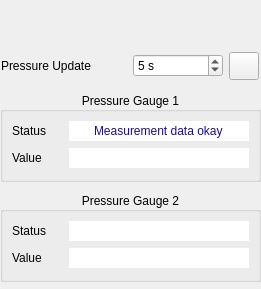
<?xml version="1.0" encoding="UTF-8"?>
<ui version="4.0">
 <class>PGaugeWidgetObject</class>
 <widget class="QWidget" name="PGaugeWidgetObject">
  <property name="geometry">
   <rect>
    <x>0</x>
    <y>0</y>
    <width>261</width>
    <height>289</height>
   </rect>
  </property>
  <property name="palette">
   <palette>
    <active>
     <colorrole role="WindowText">
      <brush brushstyle="SolidPattern">
       <color alpha="255">
        <red>0</red>
        <green>0</green>
        <blue>0</blue>
       </color>
      </brush>
     </colorrole>
     <colorrole role="Dark">
      <brush brushstyle="SolidPattern">
       <color alpha="255">
        <red>61</red>
        <green>61</green>
        <blue>61</blue>
       </color>
      </brush>
     </colorrole>
     <colorrole role="Text">
      <brush brushstyle="SolidPattern">
       <color alpha="255">
        <red>0</red>
        <green>0</green>
        <blue>0</blue>
       </color>
      </brush>
     </colorrole>
     <colorrole role="ButtonText">
      <brush brushstyle="SolidPattern">
       <color alpha="255">
        <red>0</red>
        <green>0</green>
        <blue>0</blue>
       </color>
      </brush>
     </colorrole>
    </active>
    <inactive>
     <colorrole role="WindowText">
      <brush brushstyle="SolidPattern">
       <color alpha="255">
        <red>0</red>
        <green>0</green>
        <blue>0</blue>
       </color>
      </brush>
     </colorrole>
     <colorrole role="Dark">
      <brush brushstyle="SolidPattern">
       <color alpha="255">
        <red>61</red>
        <green>61</green>
        <blue>61</blue>
       </color>
      </brush>
     </colorrole>
     <colorrole role="Text">
      <brush brushstyle="SolidPattern">
       <color alpha="255">
        <red>0</red>
        <green>0</green>
        <blue>0</blue>
       </color>
      </brush>
     </colorrole>
     <colorrole role="ButtonText">
      <brush brushstyle="SolidPattern">
       <color alpha="255">
        <red>0</red>
        <green>0</green>
        <blue>0</blue>
       </color>
      </brush>
     </colorrole>
    </inactive>
    <disabled>
     <colorrole role="WindowText">
      <brush brushstyle="SolidPattern">
       <color alpha="255">
        <red>61</red>
        <green>61</green>
        <blue>61</blue>
       </color>
      </brush>
     </colorrole>
     <colorrole role="Dark">
      <brush brushstyle="SolidPattern">
       <color alpha="255">
        <red>61</red>
        <green>61</green>
        <blue>61</blue>
       </color>
      </brush>
     </colorrole>
     <colorrole role="Text">
      <brush brushstyle="SolidPattern">
       <color alpha="255">
        <red>61</red>
        <green>61</green>
        <blue>61</blue>
       </color>
      </brush>
     </colorrole>
     <colorrole role="ButtonText">
      <brush brushstyle="SolidPattern">
       <color alpha="255">
        <red>61</red>
        <green>61</green>
        <blue>61</blue>
       </color>
      </brush>
     </colorrole>
    </disabled>
   </palette>
  </property>
  <property name="windowTitle">
   <string>Form</string>
  </property>
  <widget class="QWidget" name="layoutWidget">
   <property name="geometry">
    <rect>
     <x>0</x>
     <y>92</y>
     <width>261</width>
     <height>190</height>
    </rect>
   </property>
   <layout class="QVBoxLayout" name="verticalLayout_3">
    <property name="spacing">
     <number>5</number>
    </property>
    <property name="sizeConstraint">
     <enum>QLayout::SetNoConstraint</enum>
    </property>
    <item>
     <widget class="QGroupBox" name="gauge1box">
      <property name="sizePolicy">
       <sizepolicy hsizetype="Ignored" vsizetype="Ignored">
        <horstretch>0</horstretch>
        <verstretch>0</verstretch>
       </sizepolicy>
      </property>
      <property name="font">
       <font>
        <weight>50</weight>
        <bold>false</bold>
       </font>
      </property>
      <property name="title">
       <string>Pressure Gauge 1</string>
      </property>
      <property name="alignment">
       <set>Qt::AlignCenter</set>
      </property>
      <property name="flat">
       <bool>false</bool>
      </property>
      <layout class="QGridLayout" name="gridLayout">
       <property name="leftMargin">
        <number>9</number>
       </property>
       <property name="topMargin">
        <number>6</number>
       </property>
       <property name="bottomMargin">
        <number>6</number>
       </property>
       <property name="verticalSpacing">
        <number>4</number>
       </property>
       <item row="0" column="2">
        <widget class="QLabel" name="Pos">
         <property name="sizePolicy">
          <sizepolicy hsizetype="Ignored" vsizetype="Ignored">
           <horstretch>0</horstretch>
           <verstretch>0</verstretch>
          </sizepolicy>
         </property>
         <property name="text">
          <string>Status</string>
         </property>
        </widget>
       </item>
       <item row="0" column="3">
        <widget class="QLineEdit" name="pStatusDisplay">
         <property name="sizePolicy">
          <sizepolicy hsizetype="Fixed" vsizetype="Fixed">
           <horstretch>0</horstretch>
           <verstretch>0</verstretch>
          </sizepolicy>
         </property>
         <property name="minimumSize">
          <size>
           <width>180</width>
           <height>0</height>
          </size>
         </property>
         <property name="palette">
          <palette>
           <active>
            <colorrole role="WindowText">
             <brush brushstyle="SolidPattern">
              <color alpha="255">
               <red>0</red>
               <green>0</green>
               <blue>0</blue>
              </color>
             </brush>
            </colorrole>
            <colorrole role="Text">
             <brush brushstyle="SolidPattern">
              <color alpha="255">
               <red>27</red>
               <green>13</green>
               <blue>139</blue>
              </color>
             </brush>
            </colorrole>
            <colorrole role="ButtonText">
             <brush brushstyle="SolidPattern">
              <color alpha="255">
               <red>0</red>
               <green>0</green>
               <blue>0</blue>
              </color>
             </brush>
            </colorrole>
           </active>
           <inactive>
            <colorrole role="WindowText">
             <brush brushstyle="SolidPattern">
              <color alpha="255">
               <red>0</red>
               <green>0</green>
               <blue>0</blue>
              </color>
             </brush>
            </colorrole>
            <colorrole role="Text">
             <brush brushstyle="SolidPattern">
              <color alpha="255">
               <red>27</red>
               <green>13</green>
               <blue>139</blue>
              </color>
             </brush>
            </colorrole>
            <colorrole role="ButtonText">
             <brush brushstyle="SolidPattern">
              <color alpha="255">
               <red>0</red>
               <green>0</green>
               <blue>0</blue>
              </color>
             </brush>
            </colorrole>
           </inactive>
           <disabled>
            <colorrole role="WindowText">
             <brush brushstyle="SolidPattern">
              <color alpha="255">
               <red>170</red>
               <green>170</green>
               <blue>255</blue>
              </color>
             </brush>
            </colorrole>
            <colorrole role="Text">
             <brush brushstyle="SolidPattern">
              <color alpha="255">
               <red>170</red>
               <green>170</green>
               <blue>255</blue>
              </color>
             </brush>
            </colorrole>
            <colorrole role="ButtonText">
             <brush brushstyle="SolidPattern">
              <color alpha="255">
               <red>170</red>
               <green>170</green>
               <blue>255</blue>
              </color>
             </brush>
            </colorrole>
           </disabled>
          </palette>
         </property>
         <property name="text">
          <string>Measurement data okay</string>
         </property>
         <property name="frame">
          <bool>false</bool>
         </property>
         <property name="alignment">
          <set>Qt::AlignCenter</set>
         </property>
         <property name="readOnly">
          <bool>true</bool>
         </property>
        </widget>
       </item>
       <item row="2" column="3">
        <widget class="QLineEdit" name="pValueDisplay">
         <property name="sizePolicy">
          <sizepolicy hsizetype="Fixed" vsizetype="Fixed">
           <horstretch>0</horstretch>
           <verstretch>0</verstretch>
          </sizepolicy>
         </property>
         <property name="minimumSize">
          <size>
           <width>180</width>
           <height>0</height>
          </size>
         </property>
         <property name="palette">
          <palette>
           <active>
            <colorrole role="WindowText">
             <brush brushstyle="SolidPattern">
              <color alpha="255">
               <red>0</red>
               <green>0</green>
               <blue>0</blue>
              </color>
             </brush>
            </colorrole>
            <colorrole role="Text">
             <brush brushstyle="SolidPattern">
              <color alpha="255">
               <red>27</red>
               <green>13</green>
               <blue>139</blue>
              </color>
             </brush>
            </colorrole>
            <colorrole role="ButtonText">
             <brush brushstyle="SolidPattern">
              <color alpha="255">
               <red>0</red>
               <green>0</green>
               <blue>0</blue>
              </color>
             </brush>
            </colorrole>
           </active>
           <inactive>
            <colorrole role="WindowText">
             <brush brushstyle="SolidPattern">
              <color alpha="255">
               <red>0</red>
               <green>0</green>
               <blue>0</blue>
              </color>
             </brush>
            </colorrole>
            <colorrole role="Text">
             <brush brushstyle="SolidPattern">
              <color alpha="255">
               <red>27</red>
               <green>13</green>
               <blue>139</blue>
              </color>
             </brush>
            </colorrole>
            <colorrole role="ButtonText">
             <brush brushstyle="SolidPattern">
              <color alpha="255">
               <red>0</red>
               <green>0</green>
               <blue>0</blue>
              </color>
             </brush>
            </colorrole>
           </inactive>
           <disabled>
            <colorrole role="WindowText">
             <brush brushstyle="SolidPattern">
              <color alpha="255">
               <red>170</red>
               <green>170</green>
               <blue>255</blue>
              </color>
             </brush>
            </colorrole>
            <colorrole role="Text">
             <brush brushstyle="SolidPattern">
              <color alpha="255">
               <red>170</red>
               <green>170</green>
               <blue>255</blue>
              </color>
             </brush>
            </colorrole>
            <colorrole role="ButtonText">
             <brush brushstyle="SolidPattern">
              <color alpha="255">
               <red>170</red>
               <green>170</green>
               <blue>255</blue>
              </color>
             </brush>
            </colorrole>
           </disabled>
          </palette>
         </property>
         <property name="frame">
          <bool>false</bool>
         </property>
         <property name="alignment">
          <set>Qt::AlignCenter</set>
         </property>
         <property name="readOnly">
          <bool>true</bool>
         </property>
        </widget>
       </item>
       <item row="2" column="2">
        <widget class="QLabel" name="Pos_2">
         <property name="sizePolicy">
          <sizepolicy hsizetype="Ignored" vsizetype="Ignored">
           <horstretch>0</horstretch>
           <verstretch>0</verstretch>
          </sizepolicy>
         </property>
         <property name="text">
          <string>Value</string>
         </property>
        </widget>
       </item>
      </layout>
     </widget>
    </item>
    <item>
     <spacer name="verticalSpacer">
      <property name="orientation">
       <enum>Qt::Vertical</enum>
      </property>
      <property name="sizeType">
       <enum>QSizePolicy::Fixed</enum>
      </property>
      <property name="sizeHint" stdset="0">
       <size>
        <width>5</width>
        <height>5</height>
       </size>
      </property>
     </spacer>
    </item>
    <item>
     <widget class="QGroupBox" name="gauge2box">
      <property name="sizePolicy">
       <sizepolicy hsizetype="Ignored" vsizetype="Ignored">
        <horstretch>0</horstretch>
        <verstretch>0</verstretch>
       </sizepolicy>
      </property>
      <property name="font">
       <font>
        <weight>50</weight>
        <bold>false</bold>
       </font>
      </property>
      <property name="title">
       <string>Pressure Gauge 2</string>
      </property>
      <property name="alignment">
       <set>Qt::AlignCenter</set>
      </property>
      <layout class="QGridLayout" name="gridLayout_3">
       <property name="leftMargin">
        <number>9</number>
       </property>
       <property name="topMargin">
        <number>6</number>
       </property>
       <property name="bottomMargin">
        <number>6</number>
       </property>
       <property name="verticalSpacing">
        <number>4</number>
       </property>
       <item row="0" column="2">
        <widget class="QLabel" name="Pos_5">
         <property name="sizePolicy">
          <sizepolicy hsizetype="Ignored" vsizetype="Ignored">
           <horstretch>0</horstretch>
           <verstretch>0</verstretch>
          </sizepolicy>
         </property>
         <property name="text">
          <string>Status</string>
         </property>
        </widget>
       </item>
       <item row="2" column="2">
        <widget class="QLabel" name="Pos_6">
         <property name="sizePolicy">
          <sizepolicy hsizetype="Ignored" vsizetype="Ignored">
           <horstretch>0</horstretch>
           <verstretch>0</verstretch>
          </sizepolicy>
         </property>
         <property name="text">
          <string>Value</string>
         </property>
        </widget>
       </item>
       <item row="0" column="3">
        <widget class="QLineEdit" name="pStatusDisplay2">
         <property name="sizePolicy">
          <sizepolicy hsizetype="Fixed" vsizetype="Fixed">
           <horstretch>0</horstretch>
           <verstretch>0</verstretch>
          </sizepolicy>
         </property>
         <property name="minimumSize">
          <size>
           <width>180</width>
           <height>0</height>
          </size>
         </property>
         <property name="palette">
          <palette>
           <active>
            <colorrole role="WindowText">
             <brush brushstyle="SolidPattern">
              <color alpha="255">
               <red>0</red>
               <green>0</green>
               <blue>0</blue>
              </color>
             </brush>
            </colorrole>
            <colorrole role="Text">
             <brush brushstyle="SolidPattern">
              <color alpha="255">
               <red>27</red>
               <green>13</green>
               <blue>139</blue>
              </color>
             </brush>
            </colorrole>
            <colorrole role="ButtonText">
             <brush brushstyle="SolidPattern">
              <color alpha="255">
               <red>0</red>
               <green>0</green>
               <blue>0</blue>
              </color>
             </brush>
            </colorrole>
           </active>
           <inactive>
            <colorrole role="WindowText">
             <brush brushstyle="SolidPattern">
              <color alpha="255">
               <red>0</red>
               <green>0</green>
               <blue>0</blue>
              </color>
             </brush>
            </colorrole>
            <colorrole role="Text">
             <brush brushstyle="SolidPattern">
              <color alpha="255">
               <red>27</red>
               <green>13</green>
               <blue>139</blue>
              </color>
             </brush>
            </colorrole>
            <colorrole role="ButtonText">
             <brush brushstyle="SolidPattern">
              <color alpha="255">
               <red>0</red>
               <green>0</green>
               <blue>0</blue>
              </color>
             </brush>
            </colorrole>
           </inactive>
           <disabled>
            <colorrole role="WindowText">
             <brush brushstyle="SolidPattern">
              <color alpha="255">
               <red>170</red>
               <green>170</green>
               <blue>255</blue>
              </color>
             </brush>
            </colorrole>
            <colorrole role="Text">
             <brush brushstyle="SolidPattern">
              <color alpha="255">
               <red>170</red>
               <green>170</green>
               <blue>255</blue>
              </color>
             </brush>
            </colorrole>
            <colorrole role="ButtonText">
             <brush brushstyle="SolidPattern">
              <color alpha="255">
               <red>170</red>
               <green>170</green>
               <blue>255</blue>
              </color>
             </brush>
            </colorrole>
           </disabled>
          </palette>
         </property>
         <property name="frame">
          <bool>false</bool>
         </property>
         <property name="alignment">
          <set>Qt::AlignCenter</set>
         </property>
         <property name="readOnly">
          <bool>true</bool>
         </property>
        </widget>
       </item>
       <item row="2" column="3">
        <widget class="QLineEdit" name="pValueDisplay2">
         <property name="sizePolicy">
          <sizepolicy hsizetype="Fixed" vsizetype="Fixed">
           <horstretch>0</horstretch>
           <verstretch>0</verstretch>
          </sizepolicy>
         </property>
         <property name="minimumSize">
          <size>
           <width>180</width>
           <height>0</height>
          </size>
         </property>
         <property name="palette">
          <palette>
           <active>
            <colorrole role="WindowText">
             <brush brushstyle="SolidPattern">
              <color alpha="255">
               <red>0</red>
               <green>0</green>
               <blue>0</blue>
              </color>
             </brush>
            </colorrole>
            <colorrole role="Text">
             <brush brushstyle="SolidPattern">
              <color alpha="255">
               <red>27</red>
               <green>13</green>
               <blue>139</blue>
              </color>
             </brush>
            </colorrole>
            <colorrole role="ButtonText">
             <brush brushstyle="SolidPattern">
              <color alpha="255">
               <red>0</red>
               <green>0</green>
               <blue>0</blue>
              </color>
             </brush>
            </colorrole>
           </active>
           <inactive>
            <colorrole role="WindowText">
             <brush brushstyle="SolidPattern">
              <color alpha="255">
               <red>0</red>
               <green>0</green>
               <blue>0</blue>
              </color>
             </brush>
            </colorrole>
            <colorrole role="Text">
             <brush brushstyle="SolidPattern">
              <color alpha="255">
               <red>27</red>
               <green>13</green>
               <blue>139</blue>
              </color>
             </brush>
            </colorrole>
            <colorrole role="ButtonText">
             <brush brushstyle="SolidPattern">
              <color alpha="255">
               <red>0</red>
               <green>0</green>
               <blue>0</blue>
              </color>
             </brush>
            </colorrole>
           </inactive>
           <disabled>
            <colorrole role="WindowText">
             <brush brushstyle="SolidPattern">
              <color alpha="255">
               <red>170</red>
               <green>170</green>
               <blue>255</blue>
              </color>
             </brush>
            </colorrole>
            <colorrole role="Text">
             <brush brushstyle="SolidPattern">
              <color alpha="255">
               <red>170</red>
               <green>170</green>
               <blue>255</blue>
              </color>
             </brush>
            </colorrole>
            <colorrole role="ButtonText">
             <brush brushstyle="SolidPattern">
              <color alpha="255">
               <red>170</red>
               <green>170</green>
               <blue>255</blue>
              </color>
             </brush>
            </colorrole>
           </disabled>
          </palette>
         </property>
         <property name="frame">
          <bool>false</bool>
         </property>
         <property name="alignment">
          <set>Qt::AlignCenter</set>
         </property>
         <property name="readOnly">
          <bool>true</bool>
         </property>
        </widget>
       </item>
      </layout>
     </widget>
    </item>
   </layout>
  </widget>
  <widget class="QWidget" name="horizontalLayoutWidget">
   <property name="geometry">
    <rect>
     <x>1</x>
     <y>50</y>
     <width>258</width>
     <height>32</height>
    </rect>
   </property>
   <layout class="QHBoxLayout" name="horizontalLayout_2">
    <item>
     <widget class="QLabel" name="Pos_3">
      <property name="sizePolicy">
       <sizepolicy hsizetype="Ignored" vsizetype="Ignored">
        <horstretch>0</horstretch>
        <verstretch>0</verstretch>
       </sizepolicy>
      </property>
      <property name="text">
       <string>Pressure Update</string>
      </property>
     </widget>
    </item>
    <item>
     <widget class="QSpinBox" name="spinUpdate">
      <property name="maximumSize">
       <size>
        <width>90</width>
        <height>16777215</height>
       </size>
      </property>
      <property name="suffix">
       <string> s</string>
      </property>
      <property name="maximum">
       <number>999</number>
      </property>
      <property name="value">
       <number>5</number>
      </property>
     </widget>
    </item>
    <item>
     <widget class="QPushButton" name="pushRefresh">
      <property name="sizePolicy">
       <sizepolicy hsizetype="Fixed" vsizetype="Fixed">
        <horstretch>0</horstretch>
        <verstretch>0</verstretch>
       </sizepolicy>
      </property>
      <property name="minimumSize">
       <size>
        <width>0</width>
        <height>0</height>
       </size>
      </property>
      <property name="maximumSize">
       <size>
        <width>30</width>
        <height>28</height>
       </size>
      </property>
      <property name="text">
       <string/>
      </property>
     </widget>
    </item>
   </layout>
  </widget>
 </widget>
 <resources/>
 <connections/>
</ui>
